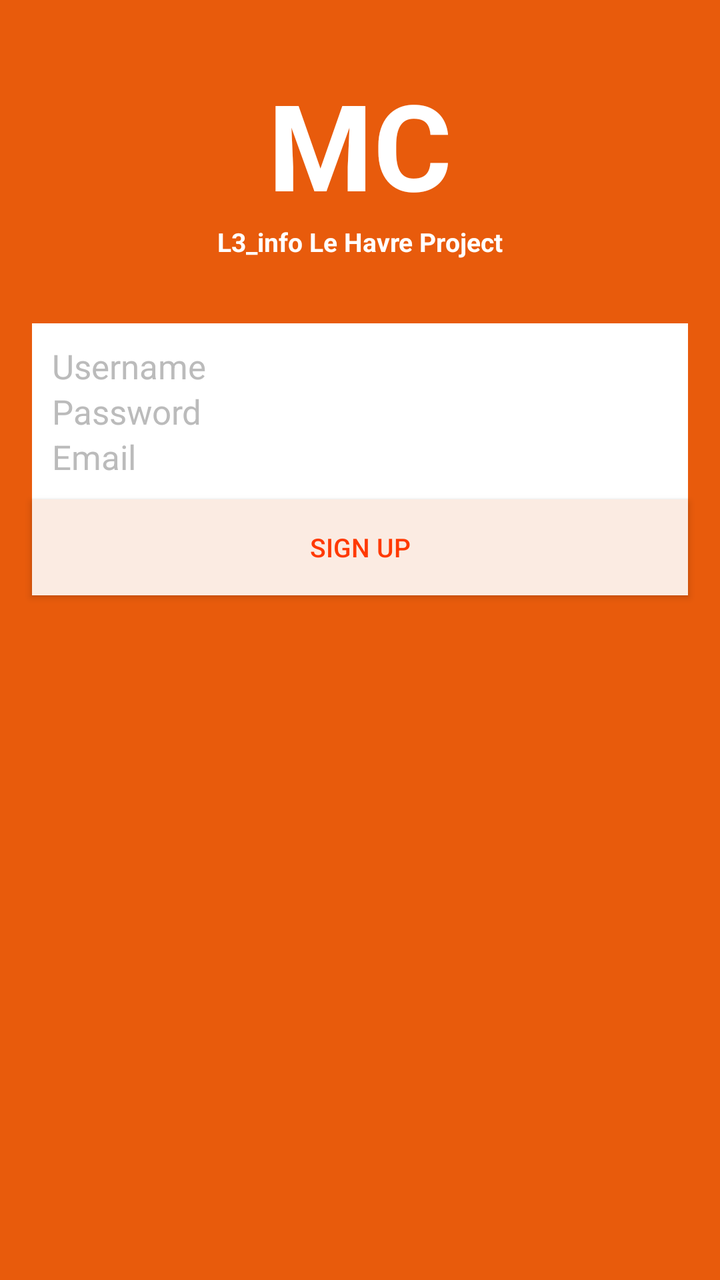
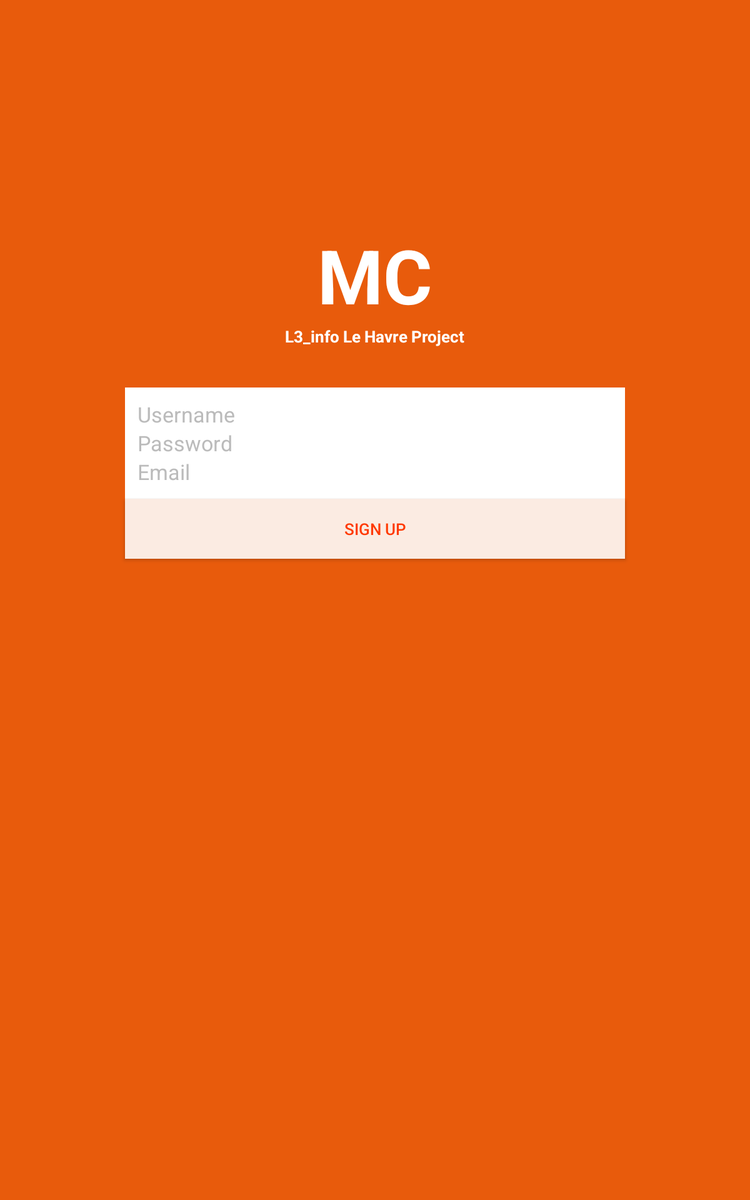

The same Android screen from two of the app's own layout files: first res/layout/ as a phone draws it, then the repository's variant for another configuration, drawn on a device whose configuration selects that folder. Both files follow.
<!-- AndroidManifest.xml: application theme Theme.Mc -->
<!-- res/layout/content_signup.xml -->
<?xml version="1.0" encoding="utf-8"?>
<RelativeLayout xmlns:android="http://schemas.android.com/apk/res/android"
    xmlns:tools="http://schemas.android.com/tools"
    xmlns:app="http://schemas.android.com/apk/res-auto" android:layout_width="match_parent"
    android:layout_height="match_parent"
    app:layout_behavior="@string/appbar_scrolling_view_behavior"
    tools:showIn="@layout/activity_signup" tools:context="com.l3info.utf.mm.MC.com.l3info.utf.mm.MC.ui.SignUpActivity"
    style="@style/AuthBackground">

    <TextView
        android:id="@+id/title"
        style="@style/AuthTitle"
        />


    <TextView
        android:id="@+id/subtitle"
        style="@style/AuthSubTitle"
        />
    <LinearLayout
        android:id="@+id/editTextLayout"
        style="@style/AuthContainer"
        >

    <EditText
        android:id="@+id/usernameField"
        style="@style/AuthUsername"
         >
        <requestFocus/>
        </EditText>

    <EditText
        android:id="@+id/passwordField"
        style="@style/Authpassword"
      />

    <EditText
        android:id="@+id/emailField"
        style="@style/AuthEmail"
    />
    </LinearLayout>

    <Button
        android:id="@+id/buttonSignUp"
        style="@style/AutBtnSignUp" />
</RelativeLayout>
<!-- res/layout/activity_signup.xml (included above) -->
<?xml version="1.0" encoding="utf-8"?>
<android.support.design.widget.CoordinatorLayout
    xmlns:android="http://schemas.android.com/apk/res/android"
    xmlns:app="http://schemas.android.com/apk/res-auto"
    xmlns:tools="http://schemas.android.com/tools" android:layout_width="match_parent"
    android:layout_height="match_parent" android:fitsSystemWindows="true"
    tools:context="com.l3info.utf.mm.MC.com.l3info.utf.mm.MC.ui.SignUpActivity">

    <android.support.design.widget.AppBarLayout android:layout_height="wrap_content"
        android:layout_width="match_parent" android:theme="@style/Theme.AppCompat">

        
            
            

        <android.support.v7.widget.Toolbar
            android:id="@+id/my_toolbar"
            android:layout_width="match_parent"
            android:layout_height="?attr/actionBarSize"
            android:background="?attr/colorPrimary"
            android:elevation="4dp"
    />
    </android.support.design.widget.AppBarLayout>

    <include layout="@layout/content_signup" />

</android.support.design.widget.CoordinatorLayout>
<!-- resources referenced by this layout -->
<resources>
  <style name="AutBtnSignUp" parent="AutBtnLogin">
          <item name="android:text">@string/sign_up_btn_label</item>
          <item name="android:onClick">SignUp</item>
      </style>
  <style name="AuthBackground">
          <item name="android:background">@color/Auth_Background</item>
      </style>
  <style name="AuthEmail" parent="AuthUsername">
          <item name="android:hint">@string/email_hint</item>
          <item name="android:layout_below">@+id/passwordField</item>
          <item name="android:editTextBackground">@drawable/apptheme_edit_text_holo_light</item>
      </style>
  <style name="AuthSubTitle" parent="AuthTitle">
          <item name="android:text">@string/subTitle </item>
          <item name="android:textSize">13sp</item>
          <item name="android:layout_below">@+id/title</item>
          <item name="android:layout_alignParentTop">false</item>
          <item name="android:layout_marginTop">0dp</item>
      </style>
  <string name="sign_up_btn_label">SIGN UP</string>
  <color name="Auth_Background">#E85B0C</color>
  <dimen name="login_vertical_margin">32dp</dimen>
  <dimen name="activity_horizontal_margin">16dp</dimen>
  <dimen name="login_horizontal_padding">10dp</dimen>
  <dimen name="login_vertical_padding">10dp</dimen>
  <string name="email_hint">Email</string>
  <string name="subTitle">L3_info Le Havre Project</string>
  <string name="app_name">MC</string>
  <string name="username_hint">Username</string>
  <color name="light_gray">#bbbbbb</color>
  <string name="password_hint">Password</string>
  <style name="PopupMenu.Mc" parent="@style/Widget.AppCompat.Light.PopupMenu">
          <item name="android:popupBackground">@drawable/menu_dropdown_panel_mc</item>
      </style>
  <style name="DropDownListView.Mc" parent="@style/Widget.AppCompat.Light.ListView.DropDown">
          <item name="android:listSelector">@drawable/selectable_background_mc</item>
      </style>
  <style name="ActionBarTabStyle.Mc" parent="@style/Widget.AppCompat.Light.ActionBar.TabView">
          <item name="android:background">@drawable/tab_indicator_ab_mc</item>
      </style>
  <style name="DropDownNav.Mc" parent="@style/Widget.AppCompat.Light.Spinner.DropDown.ActionBar">
          <item name="android:background">@drawable/spinner_background_ab_mc</item>
          <item name="android:popupBackground">@drawable/menu_dropdown_panel_mc</item>
          <item name="android:dropDownSelector">@drawable/selectable_background_mc</item>
      </style>
  <style name="ActionBar.Solid.Mc" parent="@style/Widget.AppCompat.Light.ActionBar.Solid">
          <item name="background">@drawable/ab_solid_mc</item>
          <item name="backgroundStacked">@drawable/ab_stacked_solid_mc</item>
          <item name="backgroundSplit">@drawable/ab_bottom_solid_mc</item>
          <item name="progressBarStyle">@style/ProgressBar.Mc</item>
      </style>
  <style name="ActionButton.CloseMode.Mc" parent="@style/Widget.AppCompat.Light.ActionButton.CloseMode">
          <item name="android:background">@drawable/btn_cab_done_mc</item>
      </style>
  <string name="login_btn_label">SIGN IN</string>
  <!-- drawable button_setting (drawable) -->
  <?xml version="1.0" encoding="utf-8"?>
  <selector xmlns:android="http://schemas.android.com/apk/res/android">
  
          <item android:drawable="@color/pressed_orange_btn"
              android:state_pressed="true" />
          <item android:drawable="@color/focused_orange_btn"
              android:state_focused="true" />
          <item android:drawable="@color/light_orange_btn" />
  
  </selector>
  <color name="dark_btn">#FF3901</color>
  <style name="ProgressBar.Mc" parent="@style/Widget.AppCompat.ProgressBar.Horizontal">
          <item name="android:progressDrawable">@drawable/progress_horizontal_mc</item>
      </style>
  <color name="pressed_orange_btn">#F3BC9E</color>
  <color name="focused_orange_btn">#E15B10</color>
  <color name="light_orange_btn">#FBEBE2</color>
</resources>
<!-- res/layout-large/content_signup.xml (the repository's variant of the layout above) -->
<!-- drawn on a 7-inch tablet held upright -->
<?xml version="1.0" encoding="utf-8"?>
<RelativeLayout xmlns:android="http://schemas.android.com/apk/res/android"
    xmlns:tools="http://schemas.android.com/tools"
    xmlns:app="http://schemas.android.com/apk/res-auto" android:layout_width="match_parent"
    android:layout_height="match_parent"
    app:layout_behavior="@string/appbar_scrolling_view_behavior"
    tools:showIn="@layout/activity_signup" tools:context="com.l3info.utf.mm.MC.com.l3info.utf.mm.MC.ui.SignUpActivity"
    style="@style/AuthBackground">

    <TextView
        android:id="@+id/title"
        style="@style/AuthTitle"
        android:layout_marginTop="180dp"
        />


    <TextView
        android:id="@+id/subtitle"
        style="@style/AuthSubTitle"
        />
    <LinearLayout
        android:id="@+id/editTextLayout"
        style="@style/AuthContainer"
        android:layout_width="400dp"
        android:layout_centerHorizontal="true"
        >

    <EditText
        android:id="@+id/usernameField"
        style="@style/AuthUsername"
         >
        <requestFocus/>
        </EditText>

    <EditText
        android:id="@+id/passwordField"
        style="@style/Authpassword"
      />

    <EditText
        android:id="@+id/emailField"
        style="@style/AuthEmail"
    />
    </LinearLayout>

    <Button
        android:id="@+id/buttonSignUp"
        style="@style/AutBtnSignUp"
        android:layout_width="400dp"
        android:layout_centerHorizontal="true"
        android:layout_alignParentLeft="false"/>
</RelativeLayout>
<!-- res/layout/content_signup.xml (included above) -->
<?xml version="1.0" encoding="utf-8"?>
<RelativeLayout xmlns:android="http://schemas.android.com/apk/res/android"
    xmlns:tools="http://schemas.android.com/tools"
    xmlns:app="http://schemas.android.com/apk/res-auto" android:layout_width="match_parent"
    android:layout_height="match_parent"
    app:layout_behavior="@string/appbar_scrolling_view_behavior"
    tools:showIn="@layout/activity_signup" tools:context="com.l3info.utf.mm.MC.com.l3info.utf.mm.MC.ui.SignUpActivity"
    style="@style/AuthBackground">

    <TextView
        android:id="@+id/title"
        style="@style/AuthTitle"
        />


    <TextView
        android:id="@+id/subtitle"
        style="@style/AuthSubTitle"
        />
    <LinearLayout
        android:id="@+id/editTextLayout"
        style="@style/AuthContainer"
        >

    <EditText
        android:id="@+id/usernameField"
        style="@style/AuthUsername"
         >
        <requestFocus/>
        </EditText>

    <EditText
        android:id="@+id/passwordField"
        style="@style/Authpassword"
      />

    <EditText
        android:id="@+id/emailField"
        style="@style/AuthEmail"
    />
    </LinearLayout>

    <Button
        android:id="@+id/buttonSignUp"
        style="@style/AutBtnSignUp" />
</RelativeLayout>
